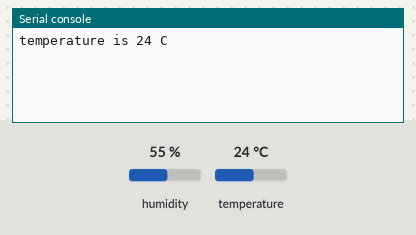
A program run on a simulated Raspberry Pi Pico running MicroPython. Parts: the last lines printed to the serial console. Inputs (shaded band) come from the test bench; at power-on: humidity 55 %, temperature 24 °C.

Above: at 1.2 s.
1.3 s: humidity set to 22 %
At 2.9 s:
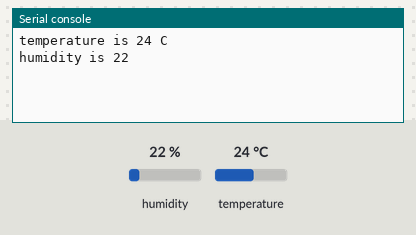
7.5 s: temperature set to 12 °C
At 8.7 s:
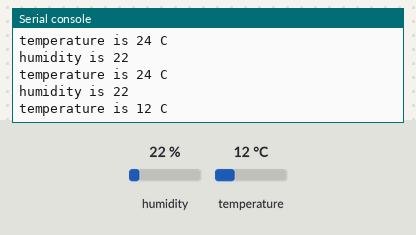
12.5 s: humidity set to 40 %
At 14.5 s:
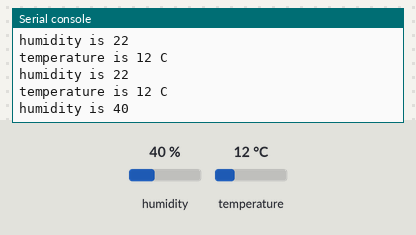

The program:

dh1118_1.py
```python
from machine import Pin
import time
from dht11 import DHT11
#Initialize temperature and humidity pins
pin = Pin(22, Pin.OUT)
#Initialize the temperature and humidity library
dht11 = DHT11(pin)

while True:
    #Print temperature and humidity values
    print("temperature is %d C" % dht11.temperature)
    time.sleep(2)
    print("humidity is %d " % dht11.humidity)
    time.sleep(2)
```

Measured:
- after the input at 1.3 s, the serial console: prints a new line after 0.70 s (image 1)
- after the input at 7.5 s, the serial console: prints a new line after 0.50 s (image 2)
- after the input at 12.5 s, the serial console: prints a new line after 1.5 s (image 3)
